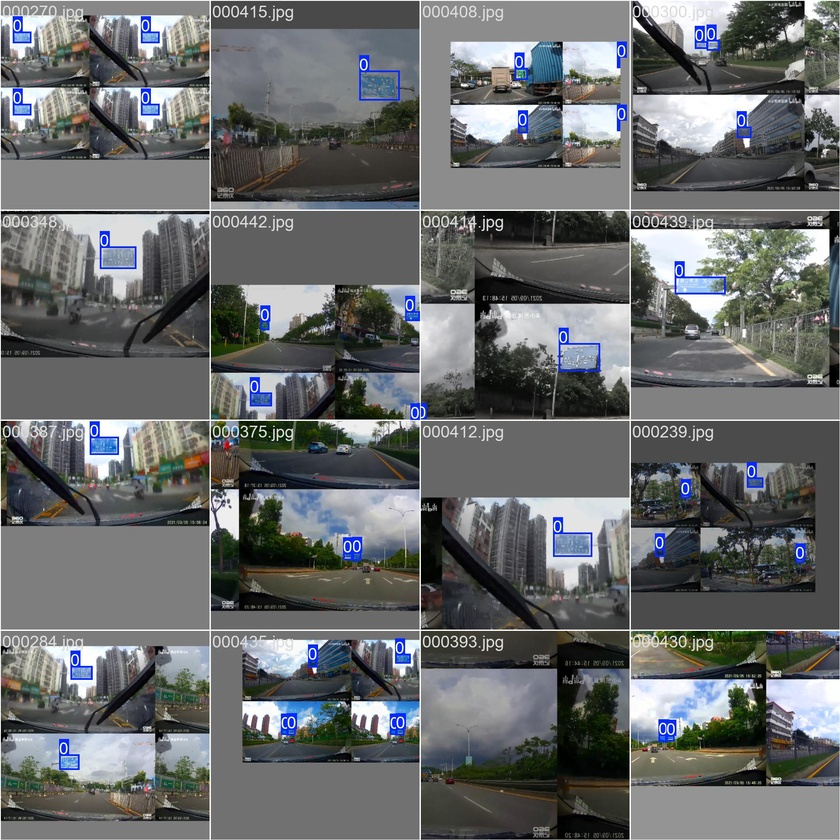
#> input picture runs/detect/train/train_batch0.jpg, 840 x 840 px, shrunk from 1920 x 1920 before the run
$ python -i image_utils.py   (imports and definitions only)
#> lines starting #> are read from the running program, lines starting #| are printed output that depends on the picture; after the words box and inside, x2 and y2 are one past the last pixel; in counts of white or black regions, pixels touching at a corner belong together
#> further down, picture is the input picture: shape (840, 840, 3); mean B, G, R 107.8, 106.8, 104.3
# image_utils.py
import cv2
import numpy as np


# [66 lines left out: functions extract_traffic_sign_regions, extract_road_sign_regions, _order_points, not called in this run]


def extract_road_sign_precise(image):
    """
    通过颜色对比精确提取路牌矩形区域
    1. HSV颜色分割（蓝/绿路牌）
    2. 找最大轮廓
    3. 四边形透视矫正
    4. 失败则返回原图
    """
    if image is None or image.size == 0:
        return image

    h, w = image.shape[:2]
    if h < 30 or w < 30:
        return image

    # ===== 新增：归一化增强对比度 =====
    lab = cv2.cvtColor(image, cv2.COLOR_BGR2LAB)
#> lab: shape (840, 840, 3); mean of channels 0, 1, 2 112.3, 127.7, 127.4
    l, a, b = cv2.split(lab)
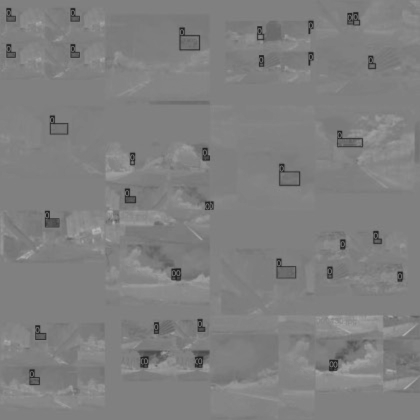
#> b: shape (840, 840) (shown at 1/2 size); min 25, max 183, mean 127.4
    clahe = cv2.createCLAHE(clipLimit=3.0, tileGridSize=(8, 8))
    l = clahe.apply(l)
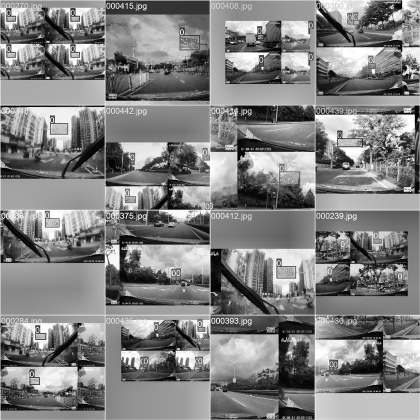
#> l: shape (840, 840) (shown at 1/2 size); min 0, max 255, mean 129.4
    lab = cv2.merge([l, a, b])
#> lab: shape (840, 840, 3); mean of channels 0, 1, 2 129.4, 127.7, 127.4
    image = cv2.cvtColor(lab, cv2.COLOR_LAB2BGR)
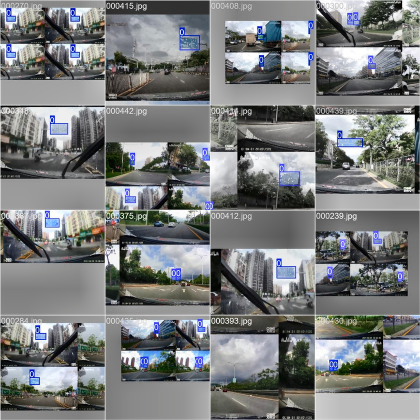
#> image: shape (840, 840, 3) (shown at 1/2 size); mean B, G, R 124.8, 124, 121.7
    # =================================


    hsv = cv2.cvtColor(image, cv2.COLOR_BGR2HSV)
#> hsv: shape (840, 840, 3); mean H, S, V 56, 31.6, 129.7

    # 蓝色路牌
    lower_blue = np.array([90, 60, 60])
    upper_blue = np.array([140, 255, 255])
    mask_blue = cv2.inRange(hsv, lower_blue, upper_blue)
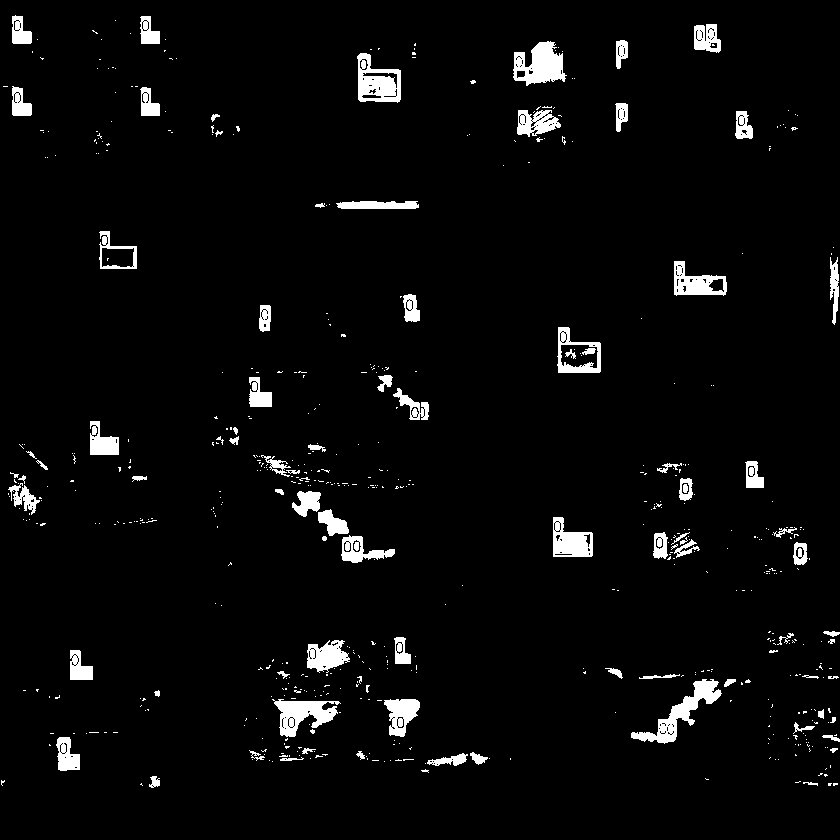
#> mask_blue: shape (840, 840); 3.8% white; 591 white regions (505 under 20 px), largest, box (x1, y1, x2, y2) and area: (631, 679, 722, 744) 1566, (513, 41, 567, 86) 1485, (357, 53, 401, 103) 1345

    # 绿色路牌
    lower_green = np.array([35, 60, 60])
    upper_green = np.array([85, 255, 255])
    mask_green = cv2.inRange(hsv, lower_green, upper_green)
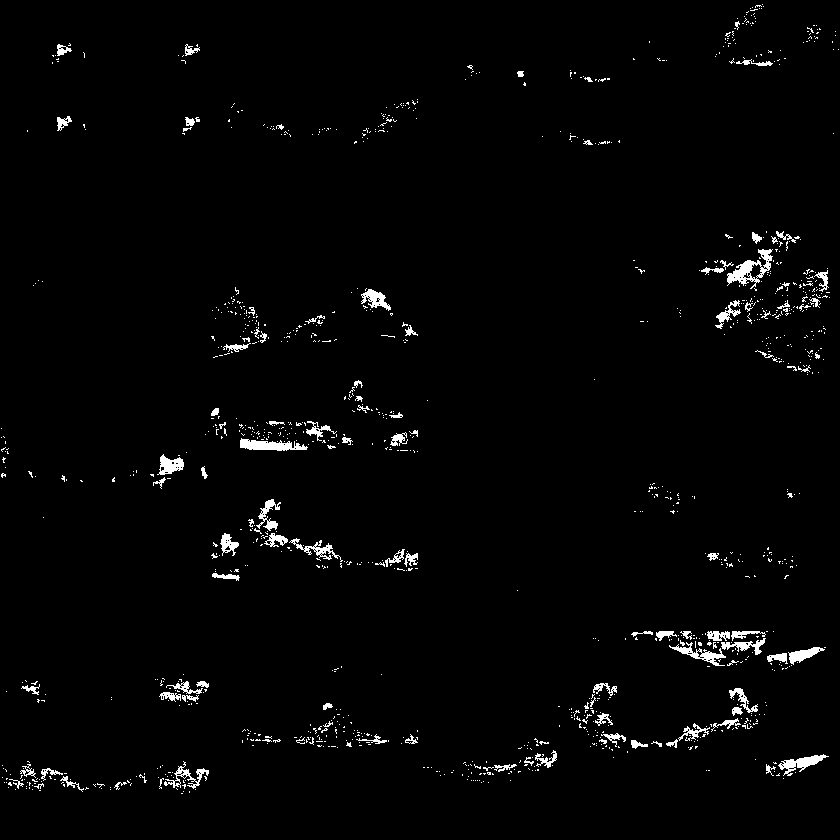
#> mask_green: shape (840, 840); 2% white; 1184 white regions (1075 under 20 px), largest, box (x1, y1, x2, y2) and area: (727, 249, 773, 289) 645, (240, 438, 308, 451) 521, (778, 754, 829, 776) 419

    # 合并掩码
    mask = cv2.bitwise_or(mask_blue, mask_green)
#> mask: shape (840, 840); 5.7% white; 1715 white regions (1536 under 20 px), largest, box (x1, y1, x2, y2) and area: (631, 679, 722, 748) 1821, (674, 249, 773, 296) 1699, (513, 41, 567, 86) 1528

    # 形态学：去噪 + 连接碎片
    kernel = cv2.getStructuringElement(cv2.MORPH_RECT, (7, 7))
    mask = cv2.morphologyEx(mask, cv2.MORPH_CLOSE, kernel, iterations=2)
#> mask: shape (840, 840); 11.9% white; 147 white regions (78 under 20 px), largest, box (x1, y1, x2, y2) and area: (569, 631, 840, 758) 11991, (205, 368, 418, 571) 11370, (242, 640, 420, 762) 9224
    mask = cv2.morphologyEx(mask, cv2.MORPH_OPEN, kernel, iterations=1)
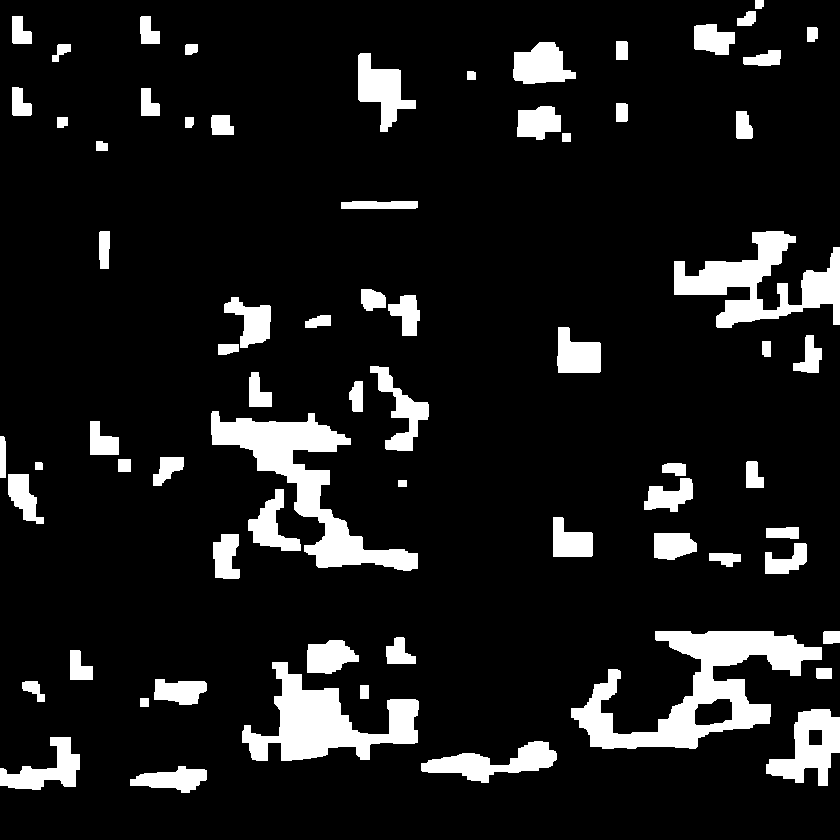
#> mask: shape (840, 840); 11% white; 70 white regions

    # 找轮廓
    contours, _ = cv2.findContours(mask, cv2.RETR_EXTERNAL, cv2.CHAIN_APPROX_SIMPLE)
#> contours = 70 contours; largest, box (x1, y1, x2, y2) and area: (571, 631, 822, 749) 11320, (211, 411, 418, 571) 8490, (242, 662, 419, 761) 7202, (674, 231, 840, 328) 6448, (766, 709, 840, 786) 3053

    if not contours:
        return image

    # 找最大轮廓
    largest = max(contours, key=cv2.contourArea)
#> largest = contour of 239 points, box (x1, y1, x2, y2) (571, 631, 822, 749), area 11320
    area = cv2.contourArea(largest)
#> area = 11320

    # 面积太小则返回原图
    if area < (h * w * 0.08):
        return image

    # 多边形近似
    epsilon = 0.02 * cv2.arcLength(largest, True)
    approx = cv2.approxPolyDP(largest, epsilon, True)

    if len(approx) == 4:
        # 四边形 -> 透视矫正
        pts = approx.reshape(4, 2).astype(np.float32)
        rect = _order_points(pts)
        (tl, tr, br, bl) = rect
        max_w = max(int(np.linalg.norm(br - bl)), int(np.linalg.norm(tr - tl)), 50)
        max_h = max(int(np.linalg.norm(tr - br)), int(np.linalg.norm(tl - bl)), 50)
        dst = np.array([[0, 0], [max_w - 1, 0], [max_w - 1, max_h - 1], [0, max_h - 1]], dtype=np.float32)
        M = cv2.getPerspectiveTransform(rect, dst)
        return cv2.warpPerspective(image, M, (max_w, max_h))
    else:
        # 非四边形 -> 最小外接矩形裁剪
        x, y, bw, bh = cv2.boundingRect(largest)
        x, y = max(0, x), max(0, y)
        return image[y:y+bh, x:x+bw]


# [28 lines left out: functions _simple_iou, smooth_detections, not called in this run]

>>> import cv2
>>> picture = cv2.imread('runs/detect/train/train_batch0.jpg')
>>> result = extract_road_sign_precise(picture)

$ run again, on runs/detect/train/train_batch1.jpg
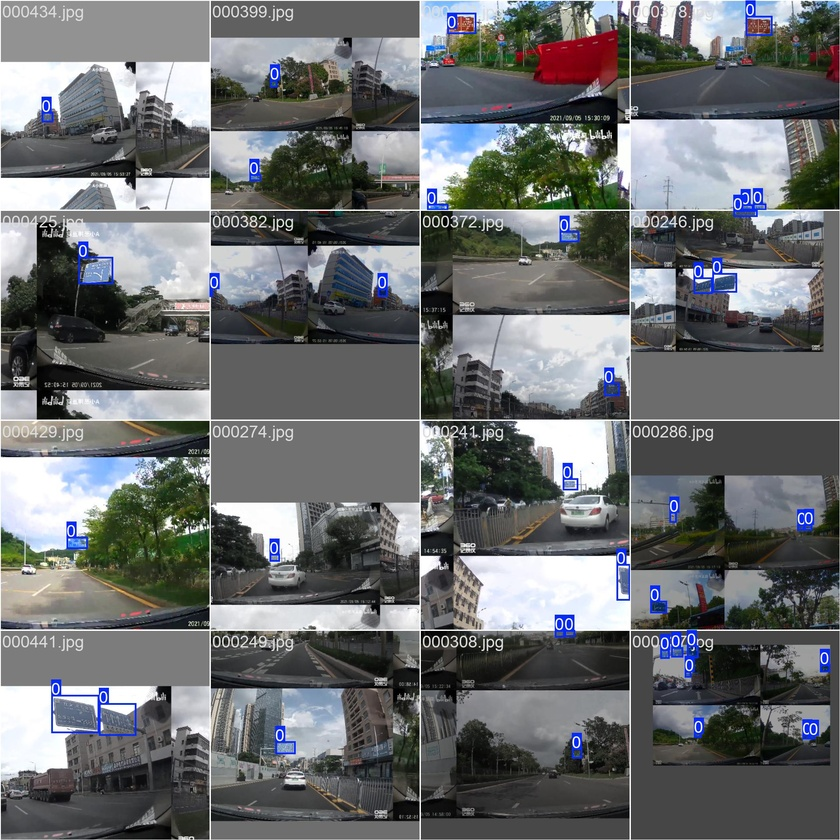
#> input picture runs/detect/train/train_batch1.jpg, 840 x 840 px, shrunk from 1920 x 1920 before the run
#> picture is the input picture: shape (840, 840, 3); mean B, G, R 111.9, 110.4, 107.9
#> hsv: shape (840, 840, 3); mean H, S, V 64.2, 33.9, 132.1
#> in extract_road_sign_precise, `mask_blue = cv2.inRange(hsv, lower_blue, upper_blue)`:
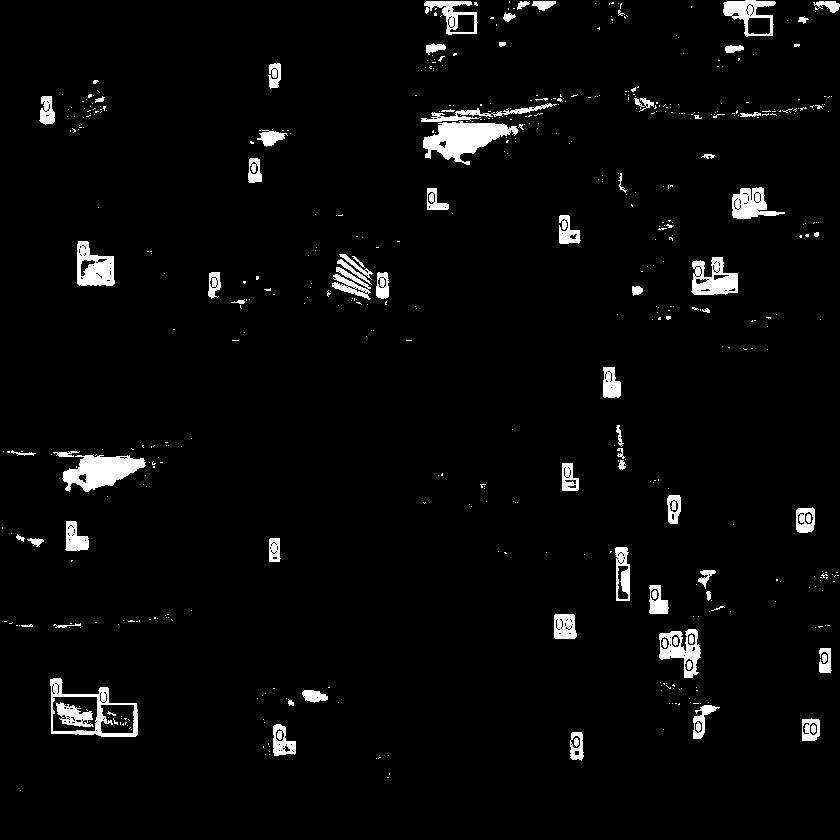
#> mask_blue: shape (840, 840); 3.4% white; 543 white regions (464 under 20 px), largest, box (x1, y1, x2, y2) and area: (423, 121, 518, 165) 2146, (62, 454, 146, 492) 1840, (50, 678, 138, 737) 1258
#> mask_green: shape (840, 840); 3.1% white; 1042 white regions (956 under 20 px), largest, box (x1, y1, x2, y2) and area: (447, 126, 629, 210) 4855, (67, 465, 192, 606) 4029, (157, 522, 209, 578) 1346
#> in extract_road_sign_precise, `mask = cv2.morphologyEx(mask, cv2.MORPH_OPEN, kernel, iterations=1)`:
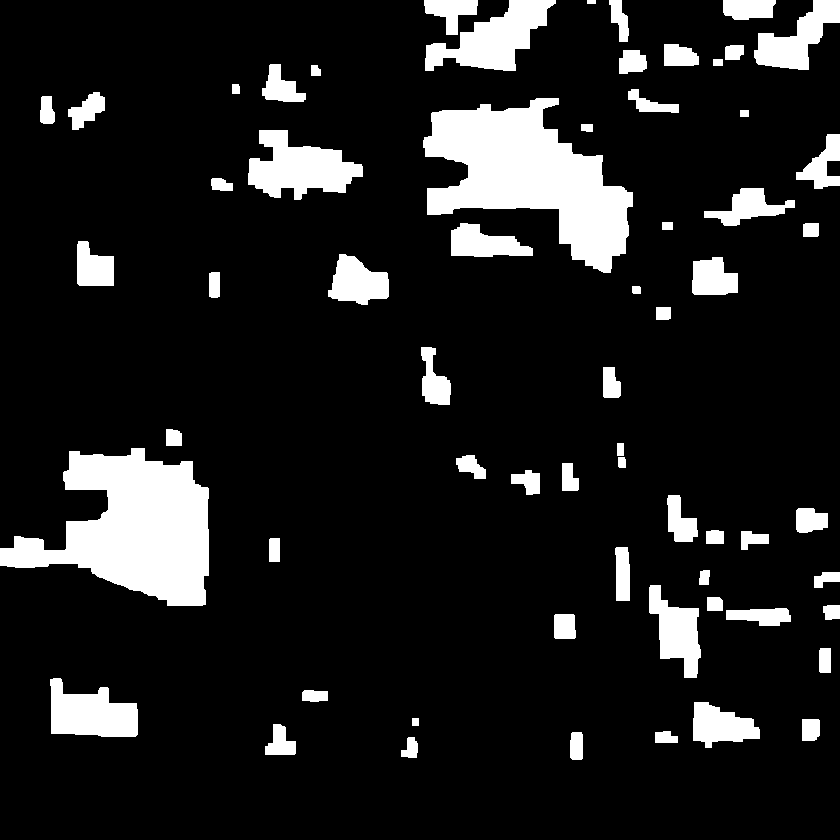
#> mask: shape (840, 840); 12.2% white; 64 white regions
#> contours = 64 contours; largest, box (x1, y1, x2, y2) and area: (423, 98, 633, 273) 18300, (0, 448, 209, 606) 18232, (248, 130, 363, 200) 4491, (425, 0, 556, 71) 4362, (50, 678, 138, 737) 3469
#> largest = contour of 163 points, box (x1, y1, x2, y2) (423, 98, 633, 273), area 18300
#> area = 18299.5

$ run again, on runs/detect/train/train_batch2.jpg
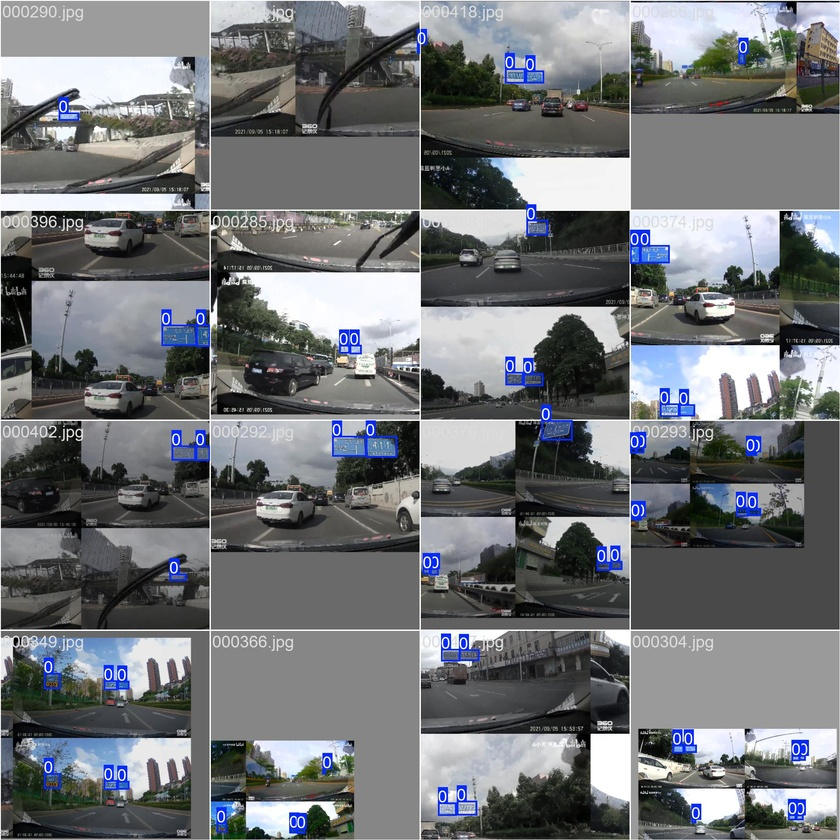
#> input picture runs/detect/train/train_batch2.jpg, 840 x 840 px, shrunk from 1920 x 1920 before the run
#> picture is the input picture: shape (840, 840, 3); mean B, G, R 119.1, 115.9, 113.2
#> hsv: shape (840, 840, 3); mean H, S, V 59.2, 26.7, 135.2
#> in extract_road_sign_precise, `mask_blue = cv2.inRange(hsv, lower_blue, upper_blue)`:
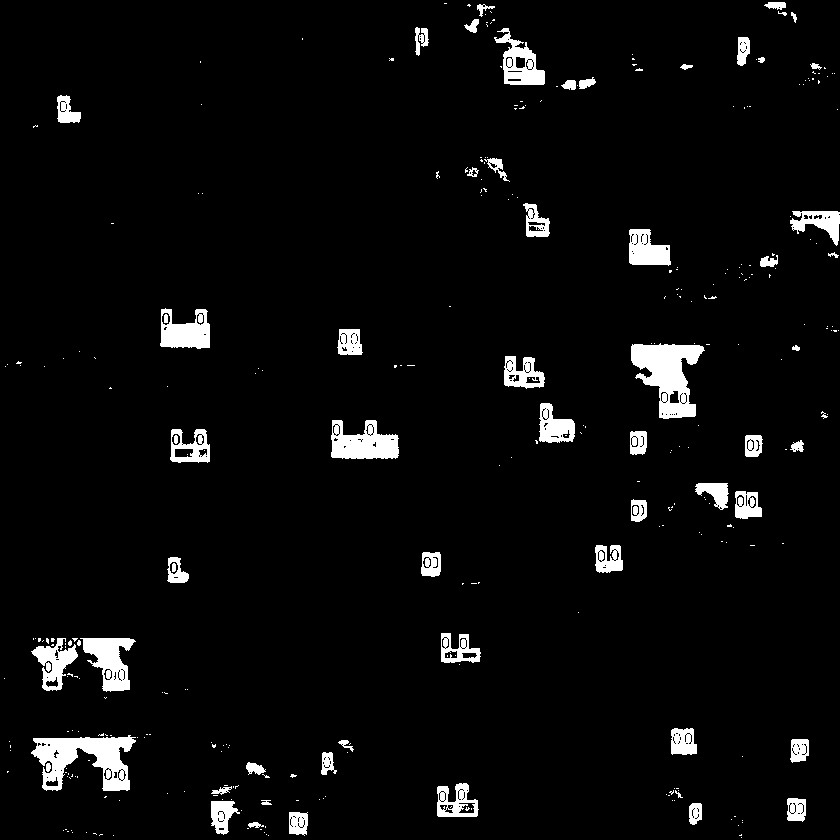
#> mask_blue: shape (840, 840); 4.3% white; 327 white regions (266 under 20 px), largest, box (x1, y1, x2, y2) and area: (31, 735, 136, 791) 3146, (631, 343, 705, 419) 3116, (331, 420, 399, 459) 1843
#> mask_green: shape (840, 840); 1.1% white; 671 white regions (602 under 20 px), largest, box (x1, y1, x2, y2) and area: (687, 37, 737, 77) 632, (443, 60, 501, 97) 503, (780, 278, 830, 301) 299
#> in extract_road_sign_precise, `mask = cv2.morphologyEx(mask, cv2.MORPH_OPEN, kernel, iterations=1)`:
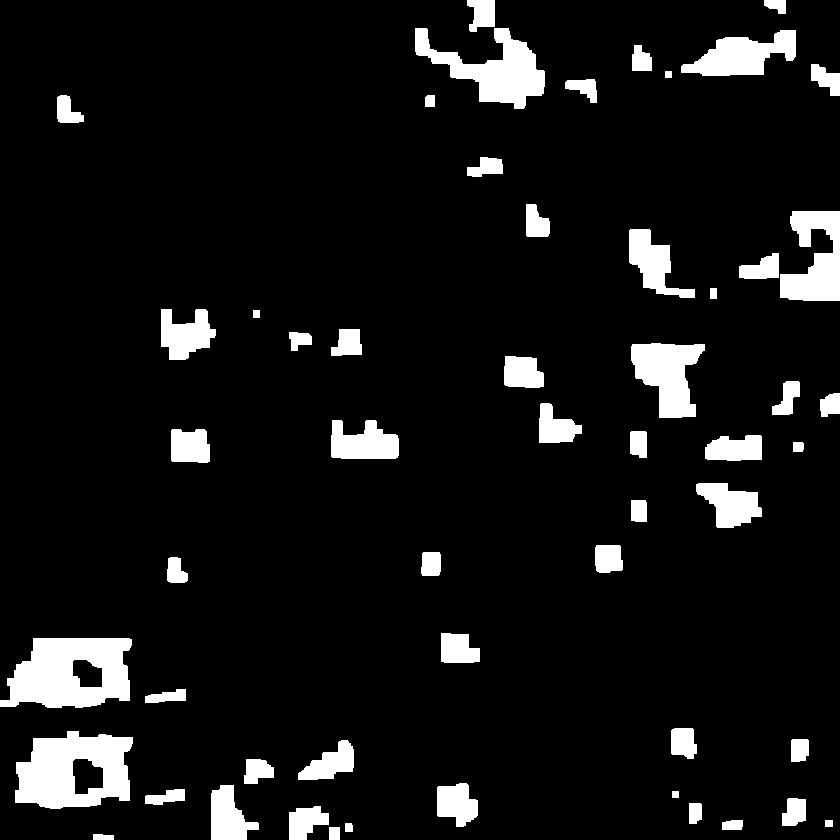
#> mask: shape (840, 840); 8.4% white; 55 white regions
#> contours = 55 contours; largest, box (x1, y1, x2, y2) and area: (0, 638, 132, 708) 7114, (15, 731, 133, 809) 7022, (415, 28, 545, 109) 4361, (631, 343, 705, 418) 3364, (780, 211, 840, 301) 3316
#> largest = contour of 78 points, box (x1, y1, x2, y2) (0, 638, 132, 708), area 7114
#> area = 7113.5
